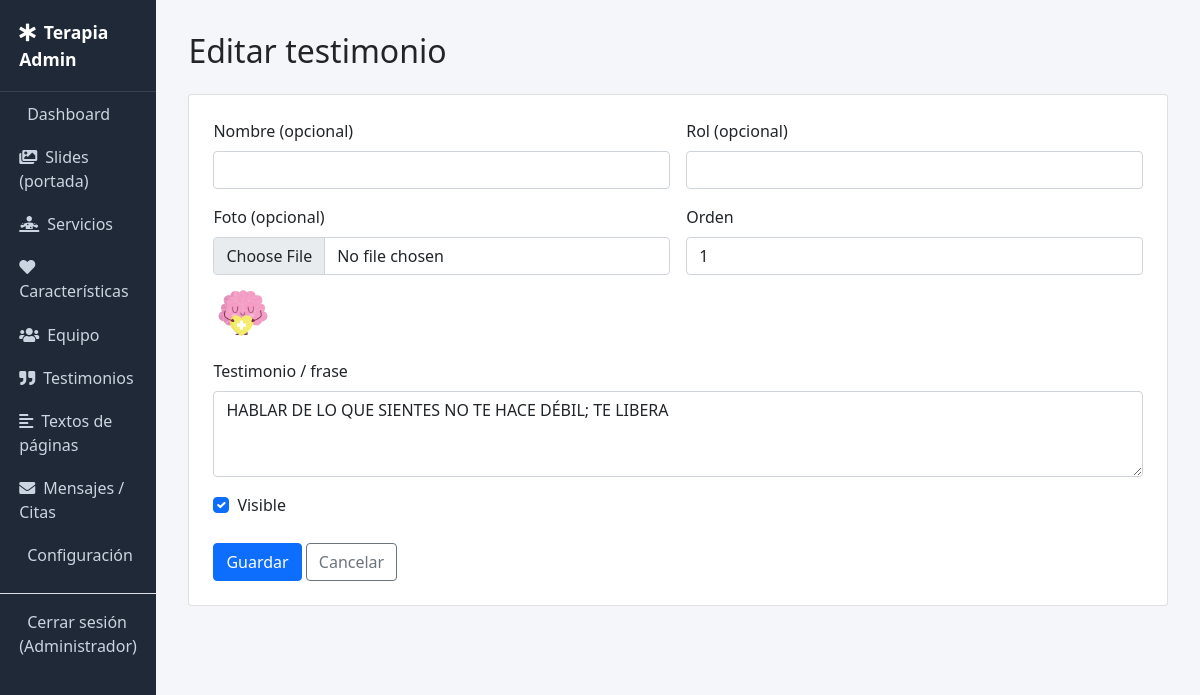
The page /admin/testimonials/edit/1 (signed in) on the database its author committed.
### tables this page shows
CREATE TABLE `testimonials` (
  `id` INT UNSIGNED AUTO_INCREMENT PRIMARY KEY,
  `name` VARCHAR(150) NULL,
  `role` VARCHAR(150) NULL,
  `image` VARCHAR(255) NULL,
  `quote` TEXT NOT NULL,
  `sort_order` INT DEFAULT 0,
  `status` TINYINT(1) DEFAULT 1
);

### app/core/Controller.php (called while the page is built, shortened)
<?php
abstract class Controller
{
    protected function adminView(string $view, array $data = []): void
    {
        extract($data);
        require VIEWS_PATH . '/admin/_header.php';
        require VIEWS_PATH . "/admin/{$view}.php";
        require VIEWS_PATH . '/admin/_footer.php';
    }
}

### app/controllers/Admin/TestimonialController.php (called while the page is built, shortened)
<?php
class AdminTestimonialController extends Controller
{
    public function edit(int $id): void
    {
        $model = new Testimonial();
        $item = $model->find($id);
        $this->adminView('testimonials/form', ['item' => $item]);
    }
}

### index.php (called while the page is built, shortened)
<?php
require APP_PATH . '/helpers/functions.php';
$router = new Router();
$router->get('/', function () {
    (new HomeController())->index();
});
$router->get('/servicios', function () {
    (new ServiceController())->index();
});
$router->get('/servicio/{slug}', function (string $slug) {
    (new ServiceController())->show($slug);
});
$router->get('/sobre-nosotros', function () {
    (new PageController())->about();
});
$router->get('/equipo', function () {
    (new PageController())->team();
});
$router->get('/motivacion', function () {
    (new PageController())->testimonial();
});
$router->get('/caracteristicas', function () {
    (new PageController())->feature();
});
$router->get('/cita', function () {
    (new PageController())->appointment();
});
$router->post('/cita', function () {
    (new PageController())->storeAppointment();
});
$router->get('/contacto', function () {
    (new ContactController())->index();
});
$router->post('/contacto', function () {
    (new ContactController())->store();
});
$router->get('/admin/login', function () {
    (new AdminAuthController())->loginForm();
});
$router->post('/admin/login', function () {
    (new AdminAuthController())->login();
});
$router->get('/admin/logout', function () {
    (new AdminAuthController())->logout();
});
$router->get('/admin', function () {
    (new AdminDashboardController())->index();
});
$router->get('/admin/services', fn() => (new AdminServiceController())->index());
$router->get('/admin/services/create', fn() => (new AdminServiceController())->create());
$router->get('/admin/services/edit/{id}', fn($id) => (new AdminServiceController())->edit((int)$id));
$router->post('/admin/services/store', fn() => (new AdminServiceController())->store());
$router->get('/admin/services/delete/{id}', fn($id) => (new AdminServiceController())->delete((int)$id));
$router->get('/admin/slides', fn() => (new AdminSlideController())->index());
$router->get('/admin/slides/create', fn() => (new AdminSlideController())->create());
$router->get('/admin/slides/edit/{id}', fn($id) => (new AdminSlideController())->edit((int)$id));
$router->post('/admin/slides/store', fn() => (new AdminSlideController())->store());
$router->get('/admin/slides/delete/{id}', fn($id) => (new AdminSlideController())->delete((int)$id));
$router->get('/admin/features', fn() => (new AdminFeatureController())->index());
$router->get('/admin/features/create', fn() => (new AdminFeatureController())->create());
$router->get('/admin/features/edit/{id}', fn($id) => (new AdminFeatureController())->edit((int)$id));
$router->post('/admin/features/store', fn() => (new AdminFeatureController())->store());
$router->get('/admin/features/delete/{id}', fn($id) => (new AdminFeatureController())->delete((int)$id));
$router->get('/admin/team', fn() => (new AdminTeamController())->index());
$router->get('/admin/team/create', fn() => (new AdminTeamController())->create());
$router->get('/admin/team/edit/{id}', fn($id) => (new AdminTeamController())->edit((int)$id));
$router->post('/admin/team/store', fn() => (new AdminTeamController())->store());
$router->get('/admin/team/delete/{id}', fn($id) => (new AdminTeamController())->delete((int)$id));
$router->get('/admin/testimonials', fn() => (new AdminTestimonialController())->index());
$router->get('/admin/testimonials/create', fn() => (new AdminTestimonialController())->create());
$router->get('/admin/testimonials/edit/{id}', fn($id) => (new AdminTestimonialController())->edit((int)$id));
$router->post('/admin/testimonials/store', fn() => (new AdminTestimonialController())->store());
$router->get('/admin/testimonials/delete/{id}', fn($id) => (new AdminTestimonialController())->delete((int)$id));
$router->get('/admin/content-blocks', fn() => (new AdminContentBlockController())->index());
$router->get('/admin/content-blocks/edit/{key}', fn($key) => (new AdminContentBlockController())->edit($key));
$router->post('/admin/content-blocks/store', fn() => (new AdminContentBlockController())->store());
$router->get('/admin/settings', fn() => (new AdminSettingsController())->index());
$router->post('/admin/settings/store', fn() => (new AdminSettingsController())->store());
$router->get('/admin/messages', fn() => (new AdminMessageController())->index());
$router->get('/admin/messages/{id}', fn($id) => (new AdminMessageController())->show((int)$id));
$router->get('/admin/messages/delete/{id}', fn($id) => (new AdminMessageController())->delete((int)$id));
$router->dispatch();

### app/core/Database.php (called while the page is built)
<?php
class Database
{
    private static ?PDO $instance = null;
    public static function getInstance(): PDO
    {
        if (self::$instance === null) {
            $dsn = 'mysql:host=' . DB_HOST . ';dbname=' . DB_NAME . ';charset=' . DB_CHARSET;
            try {
                self::$instance = new PDO($dsn, DB_USER, DB_PASS, [
                    PDO::ATTR_ERRMODE            => PDO::ERRMODE_EXCEPTION,
                    PDO::ATTR_DEFAULT_FETCH_MODE => PDO::FETCH_ASSOC,
                    PDO::ATTR_EMULATE_PREPARES   => false,
                ]);
            } catch (PDOException $e) {
                if (APP_DEBUG) {
                    die('Error de conexión a la base de datos: ' . $e->getMessage());
                }
                die('No se pudo conectar a la base de datos.');
            }
        }
        return self::$instance;
    }
}

### app/core/Model.php (called while the page is built, shortened)
<?php
abstract class Model
{
    protected PDO $db;
    protected string $table;
    protected string $primaryKey = 'id';
    public function __construct()
    {
        $this->db = Database::getInstance();
    }
    public function find(int $id): ?array
    {
        $stmt = $this->db->prepare("SELECT * FROM {$this->table} WHERE {$this->primaryKey} = ? LIMIT 1");
        $stmt->execute([$id]);
        $row = $stmt->fetch();
        return $row ?: null;
    }
}

### app/helpers/functions.php (called while the page is built, shortened)
<?php
function e(?string $value): string
{
    return htmlspecialchars($value ?? '', ENT_QUOTES, 'UTF-8');
}
function base_url(string $path = ''): string
{
    return rtrim(BASE_URL, '/') . '/' . ltrim($path, '/');
}
function image_url(?string $filename, string $fallback = 'img/service-1.jpg'): string
{
    return UPLOADS_URL . '/' . ltrim($filename, '/');
}

### app/views/admin/testimonials/form.php (the view, shortened to what this page needs)
<h2 class="mb-4"><?= $item ? 'Editar testimonio' : 'Nuevo testimonio' ?></h2>
<div class="card p-4">
    <form method="post" action="<?= base_url('/admin/testimonials/store') ?>" enctype="multipart/form-data">
        <div class="row g-3">
            <div class="col-md-6">
                <label class="form-label">Nombre (opcional)</label>
                <input type="text" name="name" class="form-control" value="<?= e($item['name'] ?? '') ?>">
            </div>
            <div class="col-md-6">
                <label class="form-label">Rol (opcional)</label>
                <input type="text" name="role" class="form-control" value="<?= e($item['role'] ?? '') ?>">
            </div>
            <div class="col-md-6">
                <label class="form-label">Foto (opcional)</label>
                <input type="file" name="image" class="form-control">
                <?php if (!empty($item['image'])): ?><img src="<?= image_url($item['image']) ?>" class="thumb mt-2"><?php endif; ?>
            </div>
            <div class="col-md-6">
                <label class="form-label">Orden</label>
                <input type="number" name="sort_order" class="form-control" value="<?= (int)($item['sort_order'] ?? 0) ?>">
            </div>
            <div class="col-12">
                <label class="form-label">Testimonio / frase</label>
                <textarea name="quote" class="form-control" rows="3" required><?= e($item['quote'] ?? '') ?></textarea>
            </div>
            <div class="col-md-4 d-flex align-items-end">
                <div class="form-check">
                    <input type="checkbox" name="status" class="form-check-input" id="status" <?= (!$item || $item['status']) ? 'checked' : '' ?>>
                    <label class="form-check-label" for="status">Visible</label>
                </div>
            </div>
        </div>
        <div class="mt-4">
            <button type="submit" class="btn btn-primary">Guardar</button>
            <a href="<?= base_url('/admin/testimonials') ?>" class="btn btn-outline-secondary">Cancelar</a>
        </div>
    </form>
</div>

### app/core/Router.php (shortened to what this page needs)
<?php
class Router
{
    private array $routes = ['GET' => [], 'POST' => []];
    public function get(string $path, callable $handler): void
    {
        $this->routes['GET'][$path] = $handler;
    }
    public function post(string $path, callable $handler): void
    {
        $this->routes['POST'][$path] = $handler;
    }
    public function dispatch(): void
    {
        $method = $_SERVER['REQUEST_METHOD'] === 'POST' ? 'POST' : 'GET';
        $uri = parse_url($_SERVER['REQUEST_URI'] ?? '/', PHP_URL_PATH);
        if (BASE_URL !== '' && strpos($uri, BASE_URL) === 0) {
            $uri = substr($uri, strlen(BASE_URL));
        }
        $uri = '/' . trim($uri, '/');
        foreach ($this->routes[$method] as $pattern => $handler) {
            if (strpos($pattern, '{') === false) {
                continue;
            }
            $regex = '#^' . preg_replace('/\{[a-zA-Z_]+\}/', '([^/]+)', $pattern) . '$#';
            if (preg_match($regex, $uri, $matches)) {
                array_shift($matches);
                call_user_func_array($handler, $matches);
                return;
            }
        }
    }
}

### app/views/admin/_header.php (style rules this page uses)
body { background: #f4f6f9; }
.thumb { width: 60px; height: 60px; object-fit: cover; border-radius: 6px; }

### rows shown on the page
testimonials: image (picture), sort_order "1", quote "HABLAR DE LO QUE SIENTES NO TE HACE DÉBIL; TE LIBERA", status "☑"

### other values the page prints
$settings['site_name'] "Terapia"
